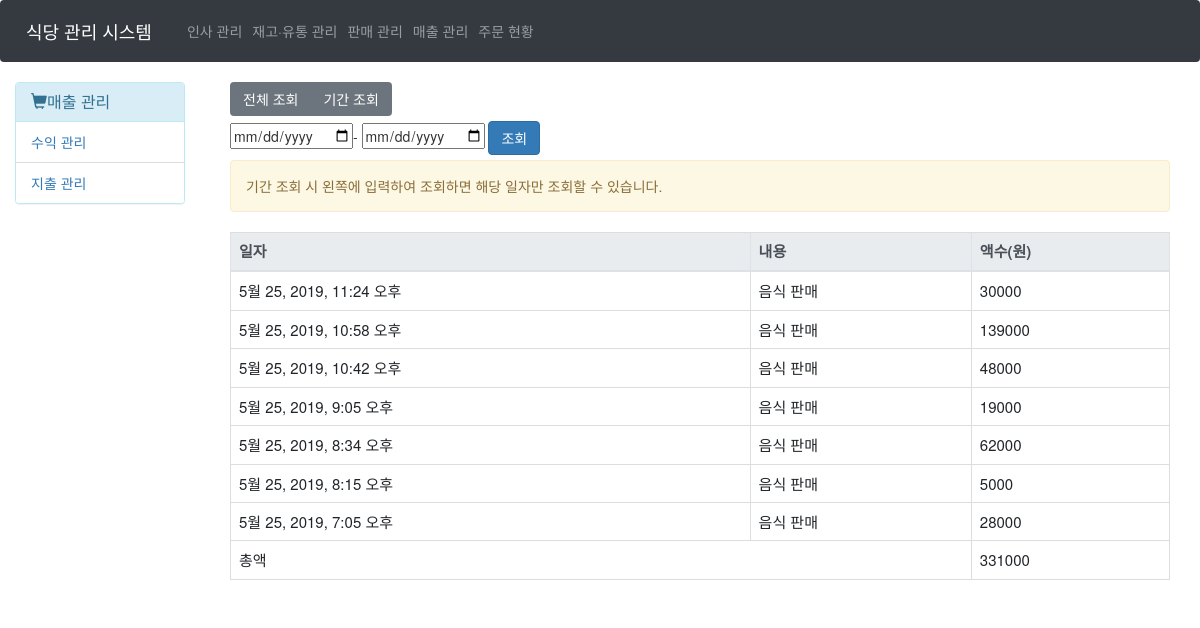
/Profit/, run on an earlier commit of the app's database.
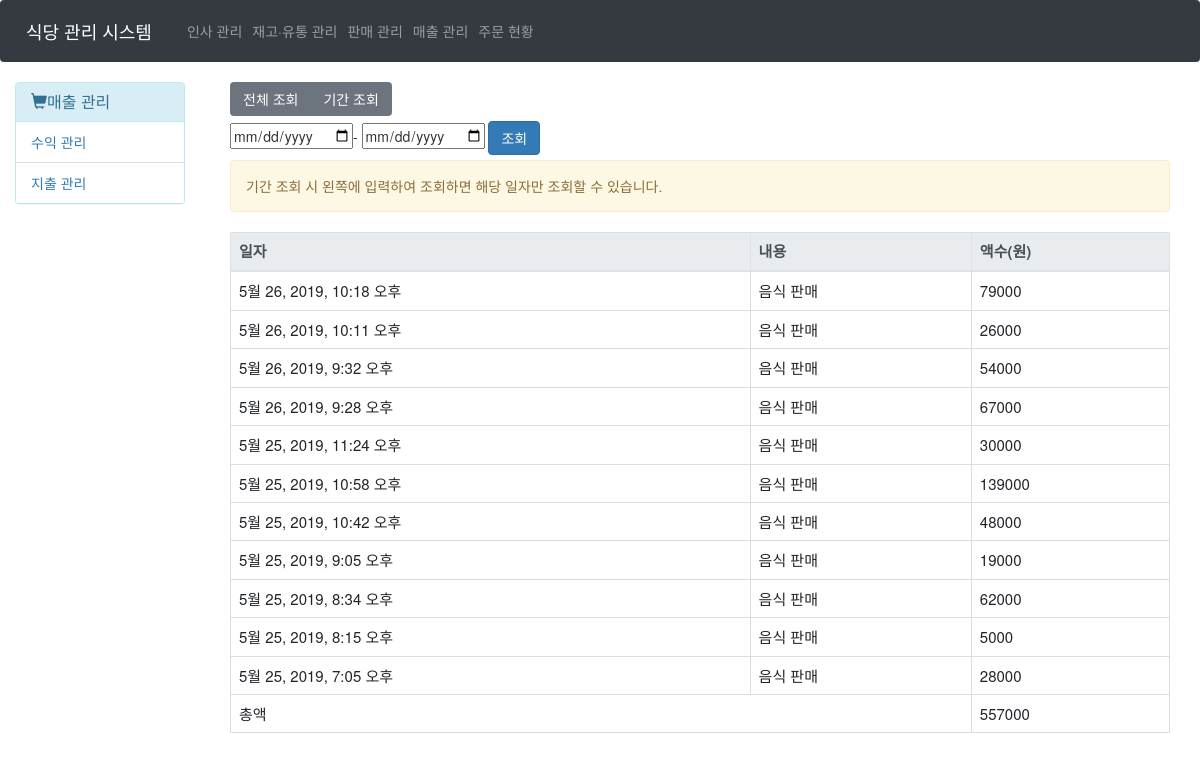
And on a later commit of the database.
### Main/models.py (models this page shows)
class Profit(models.Model):
    class Meta:
        verbose_name = '수익'
        verbose_name_plural = '수익'
    p_profit_date = models.DateTimeField(auto_now_add=True)
    p_detail = models.CharField(max_length=100)
    p_amount = models.IntegerField(default=0)
    p_os = models.ForeignKey('Main.Order_sheet', on_delete=models.CASCADE, null=True)

### Main/views.py (the view)
# urls.py: path('Profit/', ProfitMain.as_view(), name="profit-main"),
class ProfitMain(View):
    def get(self, request, *args, **kwargs):
        profits = Profit.objects.all().order_by('-p_profit_date')
        amount = profits.aggregate(amount=Sum('p_amount'))
        return render(request, 'Main/Profit/main.html', {'profits' : profits, 'amount' : amount['amount']})

### Main/templates/Main/Profit/main.html (shortened to what this page needs)
{% extends 'Main/Based/main.html' %}
{% block sidebar %}
    {% include 'Main/Profit/Profit_sidebar.html' %}
{% endblock %}
{% block content %}
    <div class="container-fluid">
        <div class="row">
            <div class="col-md-12">
                <div class="btn-group mb-2" role="group">
                    <button class="btn btn-secondary" onclick="window.location.href='/Profit/'">전체 조회</button>
                    <button class="btn btn-secondary" onclick="showPeriodDiv();">기간 조회</button>
                </div>
                  <div class="period-search mb-2">
                    <form action="{% url 'main:profit-search' %}" method="POST">
                        <input type="date" name="start-date">-
                        <input type="date" name="end-date">
                        <input type="submit" class="btn btn-primary" value="조회">
                    </form>
                </div>
            </div>
        </div>
        <div class="row">
            <div class='col-md-12'>
                <div class='alert alert-warning'>
                    기간 조회 시 왼쪽에 입력하여 조회하면 해당 일자만 조회할 수 있습니다.
                </div>
            </div>
        </div>
        <div class="row">
            <div class="col-md-12">
                <table class='table table-hover table-bordered' id="profit-table">
                    <thead class="thead thead-light">
                        <th>일자</th>
                        <th>내용</th>
                        <th>액수(원)</th>
                    </thead>
                    <tbody>
                    {% if profits %}
                        {% for data in profits %}
                        <tr>
                            <td>{{data.p_profit_date}}</td>
                            <td>{{data.p_detail}}</td>
                            <td id="amount{{forloop.counter0}}">{{data.p_amount}}</td>
                        </tr>
                        {% endfor %}
                        <tr>
                            <td colspan="2">총액</td>
                            <td>{{amount}}</td>
                        </tr>
                    </tbody>
                    {% else %}
                        <td colspan="3" class="text-center">수익 내역이 없습니다.</td>
                    {% endif %}
                </table>
            </div>
        </div>
        <div class="row">
            <div class="col-md-12">
            </div>
        </div>
    </div>
{% endblock %}

What changed in the data, as far as the page shows it:
added Profit: p_profit_date "5월 26, 2019, 10:18 오후", p_detail "음식 판매", p_amount "79000"
added Profit: p_profit_date "5월 26, 2019, 10:11 오후", p_detail "음식 판매", p_amount "26000"
added Profit: p_profit_date "5월 26, 2019, 9:32 오후", p_detail "음식 판매", p_amount "54000"
added Profit: p_profit_date "5월 26, 2019, 9:28 오후", p_detail "음식 판매", p_amount "67000"
Also different on the page:
{{ amount }}: "331000" → "557000"
